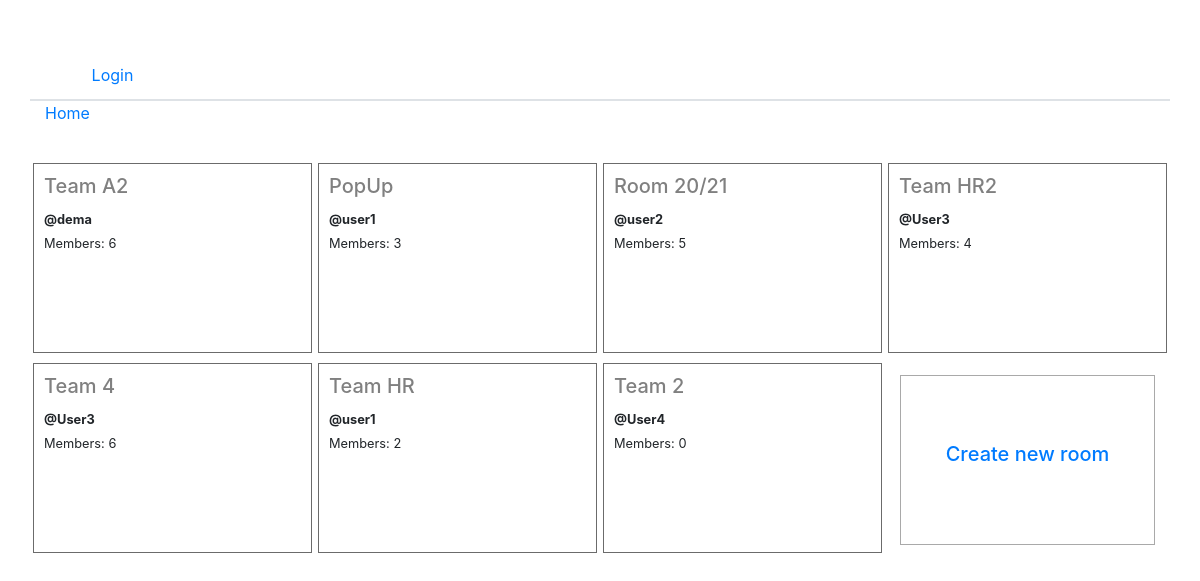
Before: / with the older database file.
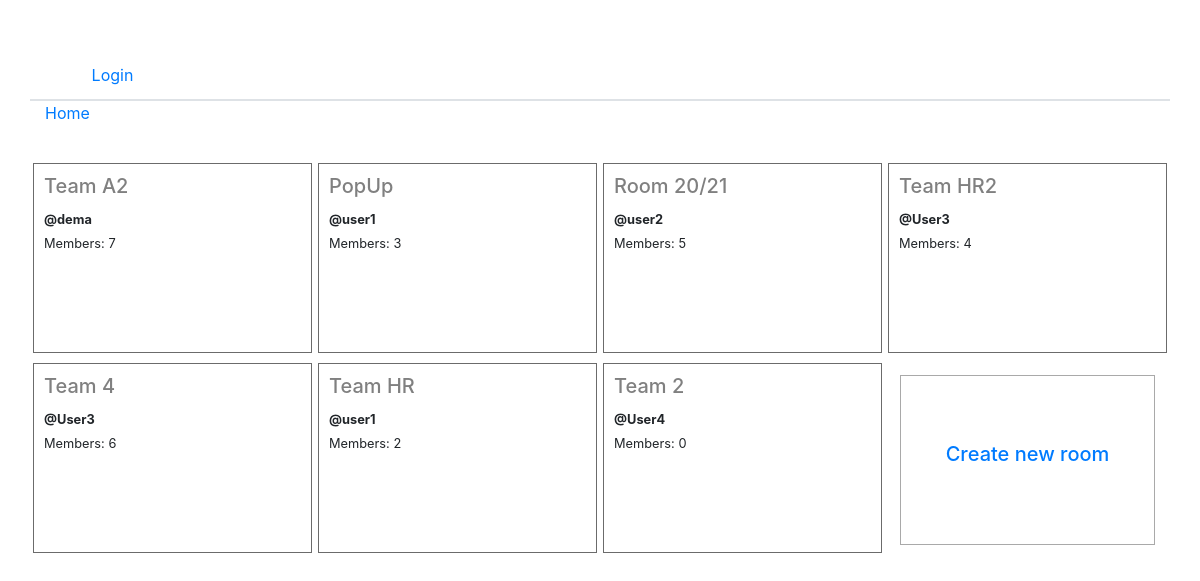
After: the same page with the newer database file.
### base/models.py (models this page shows, shortened)
class Room(models.Model):
    host = models.ForeignKey(User, on_delete=models.SET_NULL, null=True)
    topic = models.ForeignKey(Topic, on_delete=models.SET_NULL, null=True)
    name = models.CharField(max_length=200)
    description = models.TextField(null=True, blank=True)
    participants = models.ManyToManyField(User, related_name='participants')
    updated = models.DateTimeField(auto_now=True)
    createed = models.DateTimeField(auto_now_add=True)
    class Meta:
        ordering = ['-updated', '-createed']

### base/views.py (the view)
# urls.py: path('', views.home, name='home'),
def home(request):
    form = RoomForm()
    data = Task.objects.all()
    if request.method == 'POST':
        form = RoomForm(request.POST)
        if form.is_valid():
            form.save()
            return redirect('home') #name in the URLs
    topics = Topic.objects.all()
    rooms = Room.objects.all()
    context = {'rooms': rooms, 'topics': topics, 'form': form, 'data': data}
    return render(request, 'base/home.html', context)

### base/models.py (called while the page is built)
    def __str__(self):
        return self.name

### base/templates/base/home.html (shortened to what this page needs)
{% extends 'main.html' %}
{% load static %}
{% load crispy_forms_tags %}
{% block content %}
<div class="container">
    <div class="row">
        {% for room in rooms %}
        <div class="col-lg-3 col-md-6" style="height: 200px; padding: 3px; ">
            <div id="aaa" class=" justify-content-center" style="width: 100%; height: 98%; padding: 10px; background-color: white;">
                <div class="row">
                    <div class="col-12 d-flex align-items-center">
                        <div>
                            <h5><a style="color: grey;" href="{% url 'rooms' room.id %}">{{room.name}}</a></h5>
                            <small style="font-weight: bold;">@{{room.host}}</small>
                            <div class="justify-content-end">
                                <small>Members: {{room.participants.count}}</small>
                            </div>
                        </div>
                    </div>
                </div>
            </div>
        </div>
        {% endfor %}
        <div class="col-lg-3 col-md-6" style="height: 200px; padding: 15px;">
            <div class="d-flex justify-content-center" style="padding: 18px; height: 100%; top: 60%;background-color: white; border: 1px solid #A9A9A9;">
                 <h5 class="mt-5"><a href="" data-toggle="modal" data-target="#modalCreateRoom">Create new room</a></h5>
            </div>
        </div>
    </div>
</div>
{% endblock content %}

Changed rows visible on the page:
changed Room "Team A2": participants.count "6" → "7"
